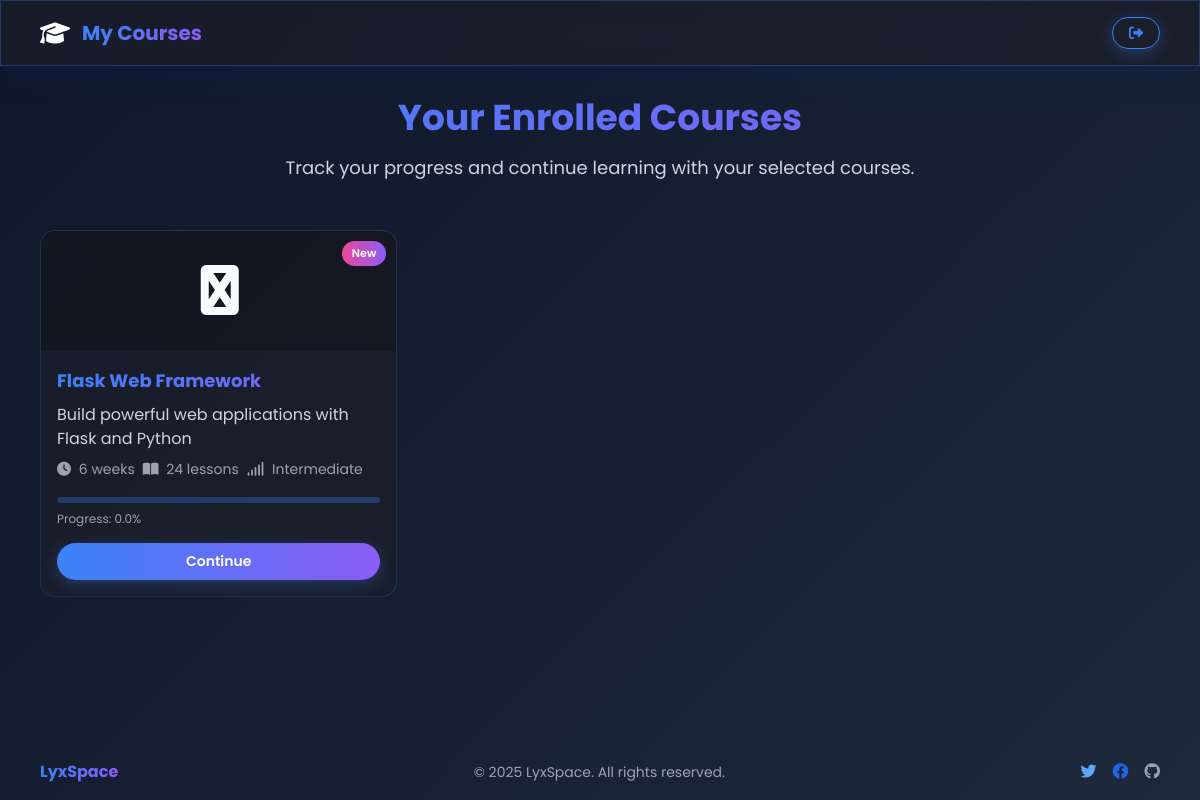
The page /my-courses (signed in) on the database its author committed.
### app.py (models this page shows)
class Course(db.Model):
    id = db.Column(db.Integer, primary_key=True)
    title = db.Column(db.String(255), nullable=False)
    description = db.Column(db.Text, nullable=False)
    long_description = db.Column(db.Text)
    icon = db.Column(db.String(50))
    level = db.Column(db.String(100))
    duration = db.Column(db.String(100))
    lessons = db.Column(db.Integer)
    projects = db.Column(db.Integer)
    category = db.Column(db.String(100))
    color = db.Column(db.String(100))
    instructor = db.Column(db.String(255))
    rating = db.Column(db.Float, default=0.0)
    students = db.Column(db.Integer, default=0)
    price = db.Column(db.Float, default=0.0)
    resources = db.Column(db.Integer, default=0)
    quizzes = db.Column(db.Integer, default=0)
    is_active = db.Column(db.Boolean, default=True)
    created_at = db.Column(db.DateTime, default=nairobi_time)

class Enrollment(db.Model):
    id = db.Column(db.Integer, primary_key=True)
    user_id = db.Column(db.Integer, db.ForeignKey('user.id'), nullable=False)
    course_id = db.Column(db.Integer, db.ForeignKey('course.id'), nullable=False)
    enrolled_at = db.Column(db.DateTime, default=nairobi_time)
    completed_at = db.Column(db.DateTime, nullable=True)
    progress = db.Column(db.Float, default=0.0)  # 0.0 to 1.0
    is_active = db.Column(db.Boolean, default=True)
    user = db.relationship('User', backref=db.backref('enrollments', lazy=True))
    course = db.relationship('Course', backref=db.backref('enrollments', lazy=True))
    __table_args__ = (db.UniqueConstraint('user_id', 'course_id', name='unique_user_course'),)

### app.py (the view)
@app.route("/my-courses")
@login_required
def my_courses():
    try:
        enrollments = Enrollment.query.filter_by(
            user_id=current_user.id,
            is_active=True
        ).join(Course).order_by(Enrollment.enrolled_at.desc()).all()
        courses_list = []
        for enrollment in enrollments:
            course = enrollment.course
            courses_list.append({
                'id': course.id,
                'title': course.title,
                'description': course.description,
                'icon': course.icon,
                'level': course.level,
                'duration': course.duration,
                'lessons': course.lessons,
                'category': course.category,
                'color': course.color,
                'badge': 'Popular' if Enrollment.query.filter_by(course_id=course.id, is_active=True).count() > 100 else 'New',
                'enrollment_count': Enrollment.query.filter_by(course_id=course.id, is_active=True).count(),
                'is_enrolled': True,
                'progress': enrollment.progress,
                'enrolled_at': enrollment.enrolled_at
            })
        return render_template("my_courses.html", courses=courses_list)
    except Exception as e:
        flash("Error loading your courses. Please try again.", "error")
        print(f"Error in my_courses route: {e}")
        return render_template("my_courses.html", courses=[])

### app.py (called while the page is built)
@login_manager.user_loader
def load_user(user_id):
    try:
        return User.query.get(int(user_id))
    except OperationalError as e:
        print("Database connection lost", e)
        return None

@app.before_request
def make_session_permanent():
    session.permanent = True
    app.permanent_session_lifetime = timedelta(hours=732)

### templates/my_courses.html (shortened to what this page needs)
<!DOCTYPE html>
<html lang="en">
<head>
    <script src="https://cdn.tailwindcss.com"></script>
    <link rel="stylesheet" href="https://cdnjs.cloudflare.com/ajax/libs/font-awesome/6.4.0/css/all.min.css">
</head>
<body>
    <nav class="glass-morph sticky top-0 z-50" style="position: sticky; top: 0;">
        <div class="max-w-6xl mx-auto px-4 py-3 sm:py-4">
            <div class="flex flex-col sm:flex-row justify-between items-center space-y-3 sm:space-y-0">
                <div class="flex items-center space-x-3">
                    <a href="{{ url_for('courses') }}" class="logo-container pulse">
                        <i class="fas fa-graduation-cap text-2xl text-white"></i>
                    </a>
                    <span class="text-xl font-bold gradient-text">My Courses</span>
                </div>
                <div class="flex flex-col xs:flex-row items-center space-y-2 xs:space-y-0 xs:space-x-4">
                    <a href="{{ url_for('logout') }}" class="btn btn-secondary btn-sm">
                        <i class="fas fa-sign-out-alt"></i> <span class="hidden xs:inline">Logout</span>
                    </a>
                </div>
            </div>
        </div>
    </nav>
    <main class="max-w-6xl mx-auto px-4 py-6 sm:py-8 flex-grow w-full">
        <section class="text-center mb-8 sm:mb-12">
            <h1 class="text-3xl sm:text-4xl font-bold gradient-text mb-4">Your Enrolled Courses</h1>
            <p class="text-gray-300 text-lg max-w-3xl mx-auto">Track your progress and continue learning with your selected courses.</p>
        </section>
        <section>
            <div class="grid grid-cols-1 md:grid-cols-2 lg:grid-cols-3 gap-6">
                {% for course in courses %}
                <div class="course-card">
                    <div class="course-icon">
                        <i class="fab {{ course.icon }}"></i>
                    </div>
                    <span class="badge">{{ course.badge }}</span>
                    <div class="p-4 flex-1 flex flex-col justify-between">
                        <h2 class="text-lg font-bold gradient-text mb-2">{{ course.title }}</h2>
                        <p class="text-gray-300 mb-2">{{ course.description }}</p>
                        <div class="flex flex-wrap gap-2 text-sm text-gray-400 mb-2">
                            <span><i class="fas fa-clock mr-1"></i> {{ course.duration }}</span>
                            <span><i class="fas fa-book-open mr-1"></i> {{ course.lessons }} lessons</span>
                            <span><i class="fas fa-signal mr-1"></i> {{ course.level }}</span>
                        </div>
                        <div class="progress-bar">
                        </div>
                        <div class="text-xs text-gray-400 mt-2">Progress: {{ course.progress }}%</div>
                        <a href="{{ url_for('visit_course', course_id=course.id) }}" class="btn btn-sm mt-4">Continue</a>
                    </div>
                </div>
                {% endfor %}
            </div>
        </section>
    </main>
    <footer class="w-full">
        <div class="max-w-6xl mx-auto px-4">
            <div class="flex flex-col md:flex-row justify-between items-center py-4">
                <div class="flex items-center space-x-3 mb-4 md:mb-0">
                    <span class="font-bold gradient-text">LyxSpace</span>
                </div>
                <div class="text-gray-400 text-sm text-center md:text-left mb-4 md:mb-0">
                    &copy; 2025 LyxSpace. All rights reserved.
                </div>
                <div class="flex space-x-4">
                    <a href="https://twitter.com/lyxspace" target="_blank" class="text-blue-400 hover:text-blue-600"><i class="fab fa-twitter"></i></a>
                    <a href="https://facebook.com/lyxspace" target="_blank" class="text-blue-600 hover:text-blue-800"><i class="fab fa-facebook"></i></a>
                    <a href="https://github.com/lyxspace" target="_blank" class="text-gray-400 hover:text-gray-600"><i class="fab fa-github"></i></a>
                </div>
            </div>
        </div>
    </footer>
</body>
</html>

### templates/my_courses.html (style rules this page uses)
:root { --bg-color: #111827; --text-color: #F9FAFB; --accent-color: #4A90E2; --secondary-color: #8B5CF6; }
body { font-family: 'Poppins', sans-serif; background: linear-gradient(135deg, #0f172a 0%, #1e293b 100%); color: var(--text-color); min-height: 100vh; margin: 0; padding: 0; display: flex; flex-direction: column; }
.gradient-text { background: linear-gradient(90deg, #3B82F6, #8B5CF6, #EC4899); -webkit-background-clip: text; background-clip: text; -webkit-text-fill-color: transparent; color: transparent; background-size: 200% auto; animation: gradientShift 3s ease infinite; }
.glass-morph { background: rgba(30, 30, 40, 0.6); backdrop-filter: blur(12px); -webkit-backdrop-filter: blur(12px); box-shadow: 0 8px 32px rgba(0, 31, 135, 0.2); border: 1px solid rgba(59, 130, 246, 0.3); transition: all 0.3s ease; }
.btn { background: linear-gradient(90deg, #3B82F6, #8B5CF6); color: white; border: none; padding: 10px 20px; border-radius: 50px; font-weight: 600; transition: all 0.3s ease; box-shadow: 0 4px 15px rgba(59, 130, 246, 0.3); cursor: pointer; display: inline-flex; align-items: center; justify-content: center; text-align: center; white-space: nowrap; position: relative; overflow: hidden; }
.btn-secondary { background: transparent; border: 1px solid #3B82F6; color: #3B82F6; }
.btn-sm { padding: 8px 16px; font-size: 0.875rem; }
.course-card { background: rgba(30, 30, 40, 0.6); border-radius: 15px; overflow: hidden; transition: all 0.3s ease; border: 1px solid rgba(59, 130, 246, 0.2); height: 100%; display: flex; flex-direction: column; position: relative; }
.course-icon { height: 120px; overflow: hidden; display: flex; align-items: center; justify-content: center; background: rgba(0, 0, 0, 0.2); flex-shrink: 0; position: relative; font-size: 3rem; }
.badge { position: absolute; top: 10px; right: 10px; padding: 4px 10px; border-radius: 20px; font-size: 0.7rem; font-weight: 600; z-index: 2; background: linear-gradient(90deg, #EC4899, #8B5CF6); color: white; }
.progress-bar { height: 6px; background: rgba(59, 130, 246, 0.3); border-radius: 3px; overflow: hidden; margin-top: 10px; }

### rows shown on the page
Course: description "Build powerful web applications with Flask and Python", duration "6 weeks", level "Intermediate"
Enrollment: progress "0.0"

### other values the page prints
{{ course.badge }} "New"
{{ course.lessons }} "24"
